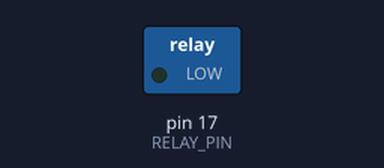
Recording of a sketch running on a simulated Arduino Uno, built with avr-gcc and run on an emulated ATmega328P. Parts: switched loads named in the sketch (green lamp = pin HIGH). Dashed ring = blinking.

Above: at 0.5 s.
Timing chart, 0 to 4.6 s (numbered marks = the images above):
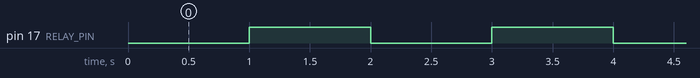

The sketch:

exp4.ino
```cpp
#define RELAY_PIN 17  // غيّر رقم المنفذ حسب توصيلك

void setup() {
  pinMode(RELAY_PIN, OUTPUT);
}

void loop() {
  digitalWrite(RELAY_PIN, LOW);  // تشغيل الريليه (تشغيل الإضاءة)
  delay(1000);                   // انتظار 1 ثانية

  digitalWrite(RELAY_PIN, HIGH); // إطفاء الريليه (إطفاء الإضاءة)
  delay(1000);                   // انتظار 1 ثانية
}
```

Measured:
- by itself, pin 17 (RELAY_PIN): alternates HIGH for 1.0 s and LOW for 1.0 s
